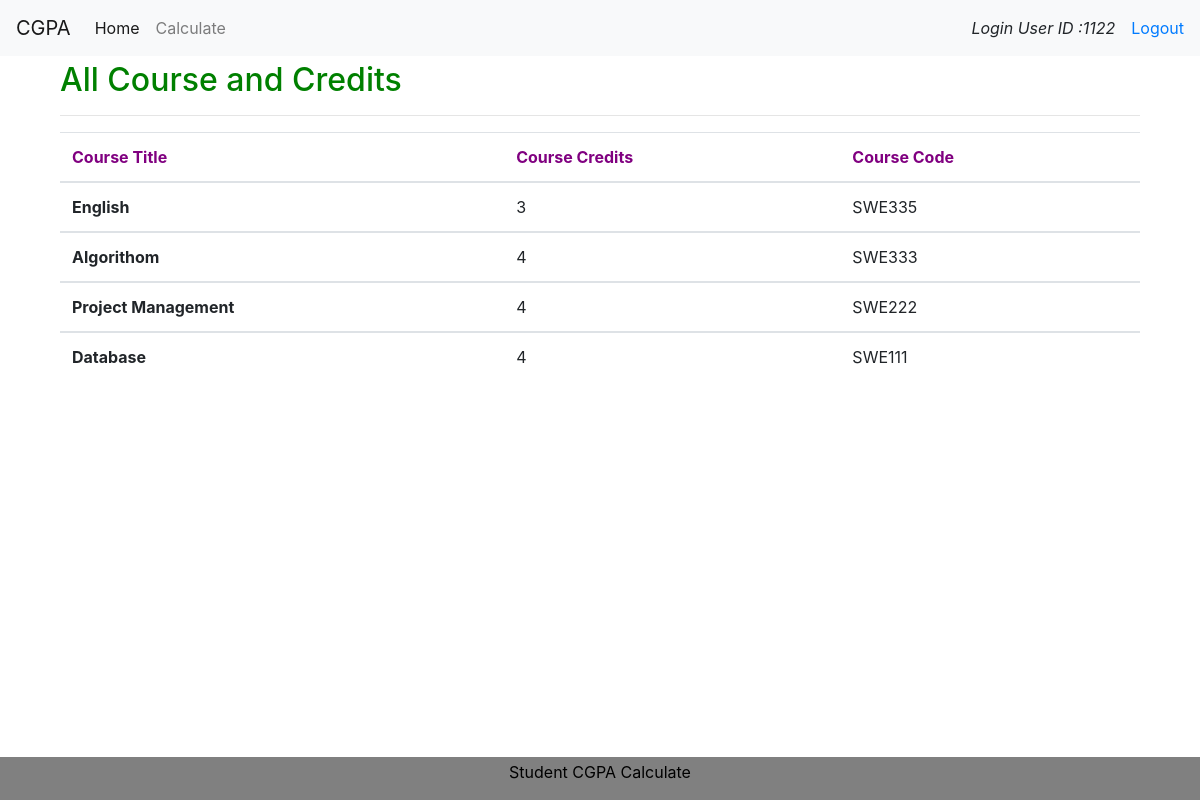
The app's page /home.php (signed in) with its own data.
### tables this page shows
CREATE TABLE `course` (
  `id` int(11) NOT NULL,
  `c_name` varchar(50) NOT NULL,
  `c_credit` int(10) NOT NULL,
  `c_code` text NOT NULL
);

### process/config/session.php (called while the page is built, shortened)
<?php
$student_id = $_SESSION['student_id'];
?>

### home.php (the view, shortened to what this page needs)
<?php
  include("process/config/connect.php");
  include("process/config/session.php");
?>
<!DOCTYPE html>
<html>
<head>
	<link rel="stylesheet" type="text/css" href="asset/ownstyle.css">
	<link rel="stylesheet" href="https://stackpath.bootstrapcdn.com/bootstrap/4.1.3/css/bootstrap.min.css">
</head>
<body>
		<div class="container-flude">
			<nav class="navbar navbar-expand-lg navbar-light bg-light">
			  <a class="navbar-brand" href="home.php">CGPA</a>
			  <div class="collapse navbar-collapse" id="navbarSupportedContent">
			    <ul class="navbar-nav mr-auto">
			      <li class="nav-item active">
			        <a class="nav-link" href="home.php">Home <span class="sr-only">(current)</span></a>
			      </li>
			      <li class="nav-item">
			        <a class="nav-link" href="calculate-cgpa.php">Calculate</a>
			      </li>
			    </ul>
			    <li class="nav-link">
			    	<em>Login User ID :<?php echo $student_id; ?> </em>
			    </li>
			    <a href="student-logout.php">Logout</a>
			</div>
			</nav>
			<div class="container">
				<div class="col-md-12">
					<h2 class="allh2">All Course and Credits</h2><hr>
					<table class="table">
					  <thead>
					    <tr>
					    	<th scope="col">Course Title</th>
					      	<th scope="col">Course Credits</th>
					      	<th scope="col">Course Code</th>
					    </tr>
					  </thead>
					  <?php
                        $courseQuery = "select * from course order by 1 DESC";
                        $runQuery = mysqli_query($con,$courseQuery);
                          	while($row=mysqli_fetch_array($runQuery)){
                                $title = $row['c_name'];
                                $code = $row['c_credit'];
                                $credit = $row['c_code'];
                        ?>
					  <tbody>
					    <tr>
					      <th scope="row"><?php echo $title; ?></th>
					      <td><?php echo $code; ?></td>
					      <td><?php echo $credit; ?></td>
					    </tr>
					  </tbody>
					<?php } ?>
					</table>
				</div>
			</div>
			<div class="footer" style="background: gray;">
			  <p>Student CGPA Calculate</p>
			</div>
		</div>
</body>
</html>

### asset/ownstyle.css (style rules this page uses)
.allh2 { margin-top: 5px; color: green; }
thead tr th { color: purple; }
.footer { position: fixed; left: 0; bottom: 0; width: 100%; background-color: gray; color: white; text-align: center; }
.footer p { color: black; margin-top:3px; }

### records on screen
course: c_name "English", c_credit "3", c_code "SWE335"
course: c_name "Algorithom", c_credit "4", c_code "SWE333"
course: c_name "Project Management", c_credit "4", c_code "SWE222"
course: c_name "Database", c_credit "4", c_code "SWE111"

### other values on screen
$student_id "1122"
